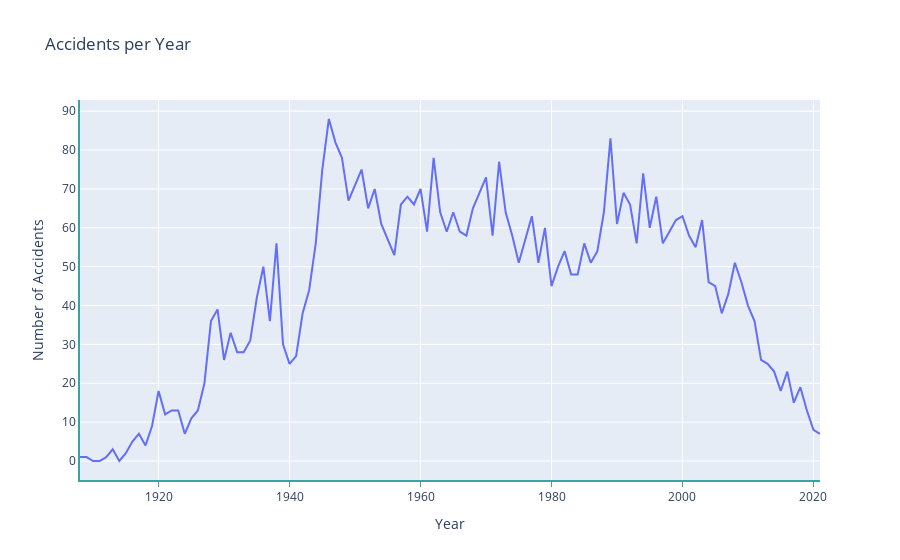

The notebook cell saved with this chart:
### Code cell
# df_acc_yr.iplot(x='year', y='accidents')
# px.line(df_acc_yr, x='year', y='accidents', labels={'year':'Year', 'accidents':'Number of Accidents'}, title='Accidents per Year', )
fig = go.Figure()
#fig.add_trace(go.Scatter(x= df_acc_yr.year[-50:], y= df_acc_yr.accidents[-50:], name='Accidents per year'))
fig.add_trace(go.Scatter(x= df_acc_yr.year, y= df_acc_yr.accidents, name='Accidents per year'))
fig.update_layout(title='Accidents per Year',
                  xaxis_title='Year',
                  yaxis_title='Number of Accidents',
                  xaxis=dict(
                    showline=True,
                    showgrid=True,
                    #showticklabels=False,
                    linecolor= '#38A3A5',
                    linewidth=2,
                    ticks='outside',
                    tickcolor='#38A3A5'
                  ),
                  yaxis=dict(
                    showline=True,
                    zeroline=False,
                    showgrid=True,
                    #showticklabels=False,
                    linecolor= '#38A3A5',
                    linewidth=2,
                  ),
                  autosize=False,
                  margin=dict(
                    autoexpand=False,
                  ),
                  )

### Figure 1 — Plotly figure (JSON) as saved in the notebook; plotly's stock layout.template omitted (floating-point values rounded to 4 significant figures)
{"data": [{"name": "Accidents per year", "type": "scatter", "x": [1908, 1909, 1910, 1911, 1912, 1913, 1914, 1915, 1916, 1917, 1918, 1919, 1920, 1921, 1922, 1923, 1924, 1925, 1926, 1927, 1928, 1929, 1930, 1931, 1932, 1933, 1934, 1935, 1936, 1937, 1938, 1939, 1940, 1941, 1942, 1943, 1944, 1945, 1946, 1947, 1948, 1949, 1950, 1951, 1952, 1953, 1954, 1955, 1956, 1957, 1958, 1959, 1960, 1961, 1962, 1963, 1964, 1965, 1966, 1967, 1968, 1969, 1970, 1971, 1972, 1973, 1974, 1975, 1976, 1977, 1978, 1979, 1980, 1981, 1982, 1983, 1984, 1985, 1986, 1987, 1988, 1989, 1990, 1991, 1992, 1993, 1994, 1995, 1996, 1997, 1998, 1999, 2000, 2001, 2002, 2003, 2004, 2005, 2006, 2007, 2008, 2009, 2010, 2011, 2012, 2013, 2014, 2015, 2016, 2017, 2018, 2019, 2020, 2021], "y": [1, 1, 0, 0, 1, 3, 0, 2, 5, 7, 4, 9, 18, 12, 13, 13, 7, 11, 13, 20, 36, 39, 26, 33, 28, 28, 31, 42, 50, 36, 56, 30, 25, 27, 38, 44, 56, 75, 88, 82, 78, 67, 71, 75, 65, 70, 61, 57, 53, 66, 68, 66, 70, 59, 78, 64, 59, 64, 59, 58, 65, 69, 73, 58, 77, 64, 58, 51, 57, 63, 51, 60, 45, 50, 54, 48, 48, 56, 51, 54, 64, 83, 61, 69, 66, 56, 74, 60, 68, 56, 59, 62, 63, 58, 55, 62, 46, 45, 38, 43, 51, 46, 40, 36, 26, 25, 23, 18, 23, 15, 19, 13, 8, 7]}], "layout": {"autosize": false, "margin": {"autoexpand": false}, "title": {"text": "Accidents per Year"}, "xaxis": {"linecolor": "#38A3A5", "linewidth": 2, "showgrid": true, "showline": true, "tickcolor": "#38A3A5", "ticks": "outside", "title": {"text": "Year"}}, "yaxis": {"linecolor": "#38A3A5", "linewidth": 2, "showgrid": true, "showline": true, "title": {"text": "Number of Accidents"}, "zeroline": false}}}
